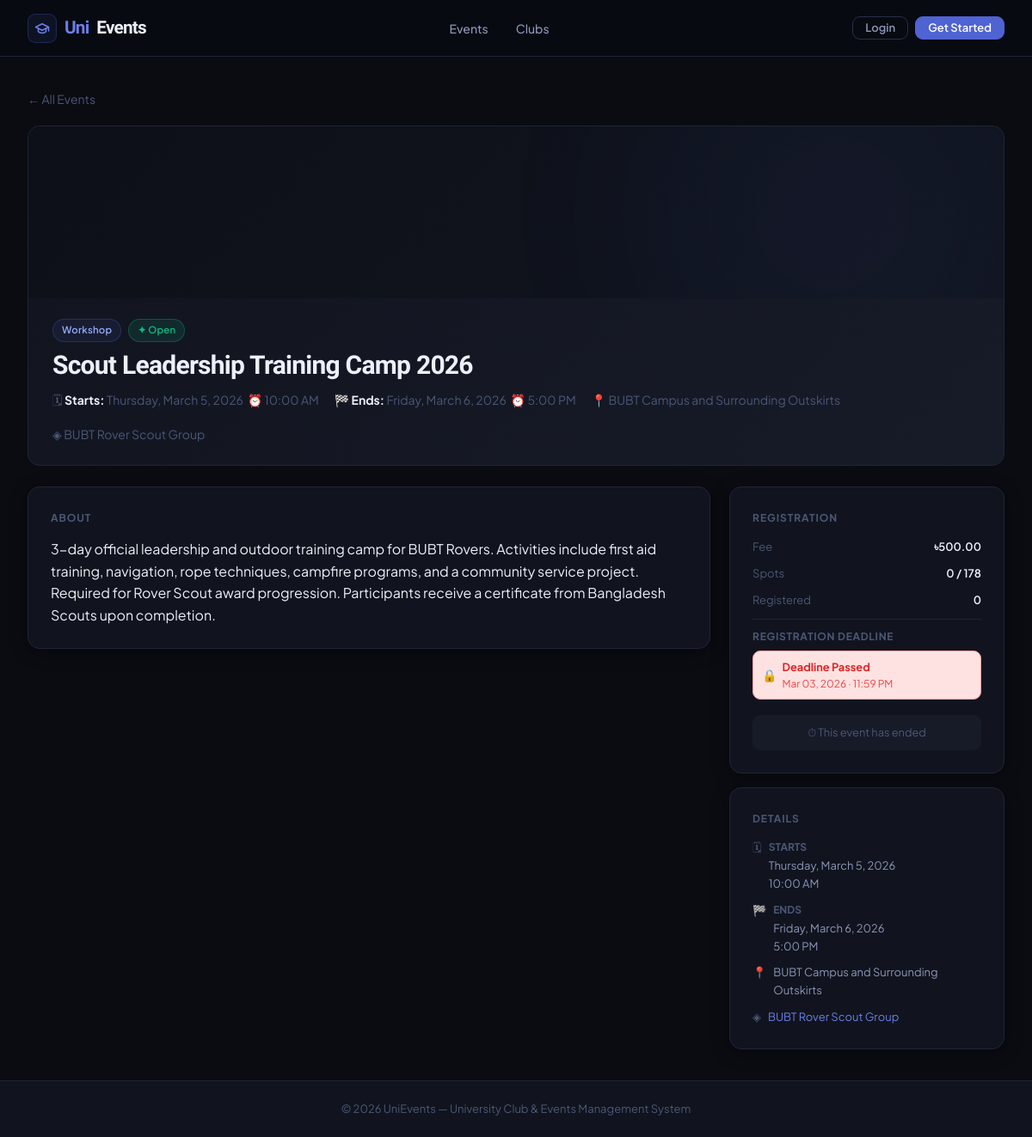
Screenshot of /events/scout-leadership-training-camp-2026/ with the database file from the repository.
### events/models.py (models this page shows, shortened)
class Event(models.Model):
    STATUS_CHOICES = (
        ('draft', 'Draft'),
        ('published', 'Published'),
        ('cancelled', 'Cancelled'),
        ('completed', 'Completed'),
    )
    EVENT_TYPE_CHOICES = (
        ('workshop', 'Workshop'),
        ('seminar', 'Seminar'),
        ('competition', 'Competition'),
        ('social', 'Social Event'),
        ('meeting', 'Meeting'),
        ('conference', 'Conference'),
        ('other', 'Other'),
    )
    title = models.CharField(max_length=200)
    slug = models.SlugField(unique=True)
    description = models.TextField()
    short_description = models.CharField(max_length=300)
    club = models.ForeignKey('clubs.Club', on_delete=models.CASCADE, related_name='events')
    category = models.ForeignKey(EventCategory, on_delete=models.SET_NULL, null=True, blank=True)
    event_type = models.CharField(max_length=20, choices=EVENT_TYPE_CHOICES, default='workshop')
    start_date = models.DateTimeField()
    end_date = models.DateTimeField()
    venue = models.CharField(max_length=200)
    location_map = models.URLField(blank=True, null=True)
    banner = models.ImageField(upload_to='event_banners/', blank=True, null=True)
    featured_image = models.ImageField(upload_to='event_images/', blank=True, null=True)
    max_participants = models.PositiveIntegerField(null=True, blank=True)
    is_free = models.BooleanField(default=True)
    fee = models.DecimalField(max_digits=10, decimal_places=2, default=0.00)
    registration_open = models.DateTimeField(default=timezone.now)
    registration_close = models.DateTimeField(null=True, blank=True)
    status = models.CharField(max_length=20, choices=STATUS_CHOICES, default='draft')
    is_featured = models.BooleanField(default=False)
    created_by = models.ForeignKey(settings.AUTH_USER_MODEL, on_delete=models.CASCADE, related_name='created_events')
    created_at = models.DateTimeField(auto_now_add=True)
    updated_at = models.DateTimeField(auto_now=True)
    class Meta:
        ordering = ['-start_date']
    @property
    def registration_count(self):
        return self.registrations.filter(status='registered').count()

### clubs/models.py (models this page shows, shortened)
class Club(models.Model):
    STATUS_CHOICES = (
        ('active', 'Active'),
        ('inactive', 'Inactive'),
        ('pending', 'Pending Approval'),
    )
    name = models.CharField(max_length=200)
    slug = models.SlugField(unique=True)
    description = models.TextField()
    short_description = models.CharField(max_length=300, blank=True, null=True)
    category = models.ForeignKey(ClubCategory, on_delete=models.SET_NULL, null=True, blank=True)
    logo = models.ImageField(upload_to='club_logos/', blank=True, null=True)
    banner = models.ImageField(upload_to='club_banners/', blank=True, null=True)
    president = models.ForeignKey(settings.AUTH_USER_MODEL, on_delete=models.CASCADE, related_name='president_of')
    vice_president = models.ForeignKey(settings.AUTH_USER_MODEL, on_delete=models.SET_NULL, null=True, blank=True, related_name='vice_president_of')
    faculty_advisor = models.ForeignKey(settings.AUTH_USER_MODEL, on_delete=models.SET_NULL, null=True, blank=True, related_name='faculty_advisor_of')
    email = models.EmailField(blank=True, null=True)
    website = models.URLField(blank=True, null=True)
    social_facebook = models.URLField(blank=True, null=True)
    social_instagram = models.URLField(blank=True, null=True)
    social_linkedin = models.URLField(blank=True, null=True)
    status = models.CharField(max_length=20, choices=STATUS_CHOICES, default='pending')
    established_date = models.DateField(default=timezone.now)
    created_at = models.DateTimeField(auto_now_add=True)
    updated_at = models.DateTimeField(auto_now=True)
    class Meta:
        ordering = ['name']

### events/views.py (the view, shortened to what this page needs)
# urls.py: path('<slug:slug>/', views.event_detail, name='event_detail'),
def event_detail(request, slug):
    event = get_object_or_404(Event, slug=slug, status='published')
    is_registered = False
    registration = None
    similar_events = Event.objects.filter(
        category=event.category,
        status='published',
        start_date__gte=timezone.now()
    ).exclude(id=event.id)[:4]
    registration_count = event.registration_count
    context = {
        'event': event,
        'is_registered': is_registered,
        'registration': registration,
        'similar_events': similar_events,
        'registration_count': registration_count,
        'is_full': event.max_participants and registration_count >= event.max_participants,
        'now': timezone.now(),
    }
    return render(request, 'events/event_detail.html', context)

### templates/events/event_detail.html (shortened to what this page needs)
{% extends 'base.html' %}
{% block content %}
<a href="{% url 'event_list' %}" style="display:inline-flex;align-items:center;gap:6px;font-size:0.875rem;color:var(--txt3);margin-bottom:20px;text-decoration:none;" onmouseover="this.style.color='var(--a2)'" onmouseout="this.style.color='var(--txt3)'">← All Events</a>
<div class="event-hero fade-up">
  {% if event.banner %}
  <img src="{{ event.banner.url }}" class="event-hero-banner" alt="">
  {% else %}
  <div class="event-hero-banner-placeholder"><div class="event-hero-glow"></div></div>
  {% endif %}
  <div class="event-hero-body">
    <div style="display:flex;align-items:center;gap:8px;margin-bottom:10px;flex-wrap:wrap;">
      {% if event.event_type %}<span class="badge badge-accent">{{ event.get_event_type_display }}</span>{% endif %}
      {% if event.status == 'published' %}<span class="badge badge-green">✦ Open</span>{% elif event.status == 'cancelled' %}<span class="badge badge-red">Cancelled</span>{% endif %}
    </div>
    <h1 style="font-size:1.875rem;margin-bottom:12px;">{{ event.title }}</h1>
    <div style="display:flex;flex-wrap:wrap;gap:18px;">
      <span style="font-size:0.875rem;color:var(--txt3);">
        🗓 <strong style="color:var(--txt);">Starts:</strong> {{ event.start_date|date:"l, F j, Y" }} &nbsp;⏰ {{ event.start_date|date:"g:i A" }}
      </span>
      {% if event.end_date %}
      <span style="font-size:0.875rem;color:var(--txt3);">
        🏁 <strong style="color:var(--txt);">Ends:</strong> {{ event.end_date|date:"l, F j, Y" }} &nbsp;⏰ {{ event.end_date|date:"g:i A" }}
      </span>
      {% endif %}
      {% if event.venue %}<span style="font-size:0.875rem;color:var(--txt3);">📍 {{ event.venue }}</span>{% endif %}
      <span style="font-size:0.875rem;color:var(--txt3);">◈ {{ event.club.name }}</span>
    </div>
  </div>
</div>
<div style="display:grid;grid-template-columns:1fr 320px;gap:22px;align-items:start;">
  <div>
    {% if event.description %}
    <div class="card fade-up-2" style="margin-bottom:20px;">
      <div style="font-size:0.75rem;font-weight:700;text-transform:uppercase;letter-spacing:0.08em;color:var(--txt3);margin-bottom:14px;">About</div>
      <p style="color:var(--txt2);line-height:1.75;font-size:0.9375rem;">{{ event.description|linebreaks }}</p>
    </div>
    {% endif %}
  </div>
  <div class="fade-up-2">
    <div class="card" style="margin-bottom:16px;">
      <div style="font-size:0.75rem;font-weight:700;text-transform:uppercase;letter-spacing:0.08em;color:var(--txt3);margin-bottom:14px;">Registration</div>
      <div style="display:flex;flex-direction:column;gap:10px;margin-bottom:18px;">
        <div style="display:flex;justify-content:space-between;font-size:0.8125rem;">
          <span style="color:var(--txt3);">Fee</span>
          <span style="color:var(--txt);font-weight:600;">{% if event.is_free %}Free{% else %}৳{{ event.fee }}{% endif %}</span>
        </div>
        {% if event.max_participants %}
        <div style="display:flex;justify-content:space-between;font-size:0.8125rem;">
          <span style="color:var(--txt3);">Spots</span>
          <span style="color:var(--txt);font-weight:600;">{{ event.registration_count }} / {{ event.max_participants }}</span>
        </div>
        {% endif %}
        <div style="display:flex;justify-content:space-between;font-size:0.8125rem;">
          <span style="color:var(--txt3);">Registered</span>
          <span style="color:var(--txt);font-weight:600;">{{ event.registration_count }}</span>
        </div>
        {% if event.registration_close %}
        <div style="border-top:1px solid var(--border);padding-top:10px;margin-top:2px;">
          <div style="font-size:0.75rem;font-weight:700;text-transform:uppercase;letter-spacing:0.06em;color:var(--txt3);margin-bottom:6px;">Registration Deadline</div>
          {% if event.registration_close < now %}
          <div style="display:flex;align-items:center;gap:6px;background:#fee2e2;border:1px solid #fca5a5;border-radius:var(--r-sm);padding:8px 10px;">
            <span style="font-size:0.875rem;">🔒</span>
            <div>
              <div style="font-size:0.8rem;font-weight:700;color:#dc2626;">Deadline Passed</div>
              <div style="font-size:0.75rem;color:#ef4444;">{{ event.registration_close|date:"M d, Y · g:i A" }}</div>
            </div>
          </div>
          {% endif %}
        </div>
        {% endif %}
      </div>
      {% if user.is_authenticated %}
        {% if user.user_type == 'student' %}
          {% if is_registered %}
            <div style="text-align:center;padding:12px;background:var(--green-bg);border-radius:var(--r-sm);color:var(--green);font-size:0.875rem;font-weight:600;">✓ You're registered!</div>
          {% elif event.end_date and event.end_date < now %}
            <div style="text-align:center;padding:10px;background:var(--surface2);border-radius:var(--r-sm);color:var(--txt3);font-size:0.8rem;">⏱ This event has ended</div>
          {% elif event.registration_close and event.registration_close < now %}
            <div style="text-align:center;padding:10px;background:#fee2e2;border-radius:var(--r-sm);color:#dc2626;font-size:0.8rem;font-weight:600;">🔒 Registration Deadline Passed</div>
          {% elif not event.end_date and event.start_date < now %}
            <div style="text-align:center;padding:10px;background:var(--surface2);border-radius:var(--r-sm);color:var(--txt3);font-size:0.8rem;">⏱ This event has already started</div>
          {% else %}
            <button onclick="showRegModal()" class="btn btn-primary" style="width:100%;justify-content:center;padding:11px;">Register Now →</button>
          {% endif %}
        {% else %}
          <div style="text-align:center;padding:10px;background:var(--surface2);border-radius:var(--r-sm);color:var(--txt3);font-size:0.8rem;">Admins & Presidents cannot register</div>
        {% endif %}
      {% else %}
        {% if event.end_date and event.end_date < now %}
          <div style="text-align:center;padding:10px;background:var(--surface2);border-radius:var(--r-sm);color:var(--txt3);font-size:0.8rem;">⏱ This event has ended</div>
        {% elif event.registration_close and event.registration_close < now %}
          <div style="text-align:center;padding:10px;background:#fee2e2;border-radius:var(--r-sm);color:#dc2626;font-size:0.8rem;font-weight:600;">🔒 Registration Deadline Passed</div>
        {% else %}
          <a href="{% url 'login' %}" class="btn btn-primary" style="width:100%;justify-content:center;padding:11px;">Login to Register →</a>
        {% endif %}
      {% endif %}
    </div>
    <div class="card">
      <div style="font-size:0.75rem;font-weight:700;text-transform:uppercase;letter-spacing:0.08em;color:var(--txt3);margin-bottom:14px;">Details</div>
      <div style="display:flex;flex-direction:column;gap:10px;">
        <div style="font-size:0.8125rem;display:flex;gap:8px;align-items:flex-start;">
          <span style="color:var(--txt3);flex-shrink:0;">🗓</span>
          <div>
            <div style="color:var(--txt3);font-size:0.75rem;font-weight:700;text-transform:uppercase;margin-bottom:2px;">Starts</div>
            <span style="color:var(--txt2);">{{ event.start_date|date:"l, F j, Y" }}<br>{{ event.start_date|date:"g:i A" }}</span>
          </div>
        </div>
        {% if event.end_date %}
        <div style="font-size:0.8125rem;display:flex;gap:8px;align-items:flex-start;">
          <span style="color:var(--txt3);flex-shrink:0;">🏁</span>
          <div>
            <div style="color:var(--txt3);font-size:0.75rem;font-weight:700;text-transform:uppercase;margin-bottom:2px;">Ends</div>
            <span style="color:var(--txt2);">{{ event.end_date|date:"l, F j, Y" }}<br>{{ event.end_date|date:"g:i A" }}</span>
          </div>
        </div>
        {% endif %}
        {% if event.venue %}
        <div style="font-size:0.8125rem;display:flex;gap:8px;align-items:flex-start;">
          <span style="color:var(--txt3);flex-shrink:0;">📍</span>
          <span style="color:var(--txt2);">{{ event.venue }}</span>
        </div>
        {% endif %}
        <div style="font-size:0.8125rem;display:flex;gap:8px;align-items:flex-start;">
          <span style="color:var(--txt3);flex-shrink:0;">◈</span>
          <a href="{% url 'club_detail' event.club.slug %}" style="color:var(--a2);">{{ event.club.name }}</a>
        </div>
      </div>
    </div>
  </div>
</div>
{% endblock %}

### templates/base.html (style rules this page uses)
*,*::before,*::after { box-sizing:border-box;margin:0;padding:0 }
:root { --bg: #0A0C12; --bg2: #0D1017; --surface: #11141E; --surface2: #171B28; --surface3: #1E2336; --border: #1F2538; --border2: #28304A; --txt: #EDF0FA; --txt2: #8B96B8; --txt3: #4C5778; --a: #4F63D2; --a2: #6B7FE8; --a3: #97A6F5; --a-glow: rgba(79,99,210,0.22); --a-bg: rgba(79,99,210,0.10); --a-border:rgba(79,99,210,0.28); --green: #10B981; --green-bg: rgba(16,185,129,0.12); --green-b:rgba(16,185,129,0.3); --yellow: #F59E0B; --yellow-bg: rgba(245,158,11,0.12); --yellow-b:rgba(245,158,11,0.3); --red: #EF4444; --red-bg: rgba(239,68,68,0.12); --red-b: rgba(239,68,68,0.3); --blue: #3B82F6; --blue-bg: rgba(59,130,246,0.12); --blue-b: rgba(59,130,246,0.3); --purple: #A855F7; --purple-bg: rgba(168,85,247,0.12); --r: 14px; --r-sm: 9px; --r-xs: 6px; --sh: 0 4px 20px rgba(0,0,0,0.4); --sh-lg:0 8px 40px rgba(0,0,0,0.55); --glow: 0 0 24px rgba(99,102,241,0.22); --t: 0.18s ease; --sidebar-w: 256px; }
html { font-size:16px;scroll-behavior:smooth }
body { font-family:'Plus Jakarta Sans',sans-serif; background:var(--bg); color:var(--txt); line-height:1.6; min-height:100vh; }
h1,h2,h3,h4,h5,h6 { font-family:'Bricolage Grotesque',sans-serif; font-weight:700; line-height:1.15; letter-spacing:-0.025em; color:var(--txt); }
a { color:inherit;text-decoration:none }
.card { background:var(--surface); border:1px solid var(--border); border-radius:var(--r); padding:26px; box-shadow:var(--sh); }
.badge { display:inline-flex;align-items:center;gap:4px; padding:3px 10px;border-radius:20px; font-size:0.71rem;font-weight:600; letter-spacing:0.02em; border:1px solid transparent; }
.badge-green { background:var(--green-bg); color:var(--green); border-color:var(--green-b) }
.badge-accent { background:var(--a-bg); color:var(--a3); border-color:var(--a-border) }
.fade-up { animation:fadeUp 0.38s ease both }
.fade-up-2 { animation:fadeUp 0.38s 0.07s ease both }

### templates/events/event_detail.html (style rules this page uses)
.event-hero { background:linear-gradient(135deg, var(--surface) 0%, var(--surface2) 100%); border:1px solid var(--border); border-radius:var(--r); margin-bottom:24px; overflow:hidden; position:relative; }
.event-hero-banner-placeholder { height:200px; background:linear-gradient(135deg, var(--bg2) 0%, #111520 100%); position:relative; overflow:hidden; }
.event-hero-glow { position:absolute; width:400px; height:400px; border-radius:50%; background:var(--a); filter:blur(120px); opacity:0.07; top:-100px; right:0; }
.event-hero-body { padding:24px 28px; }

### rows the page displays
Event: event_type "Workshop", title "Scout Leadership Training Camp 2026", start_date "Thursday, March 5, 2026", start_date "10:00 AM", end_date "Friday, March 6, 2026", end_date "5:00 PM", venue "BUBT Campus and Surrounding Outskirts", club.name "BUBT Rover Scout Group", description "3-day official leadership and outdoor training camp for BUBT Rovers. Activities include first aid training, navigation, rope techniques, campfire programs, and a community service project. Required for Rover Scout award progression. Participants receive a certificate from Bangladesh Scouts upon completion.", fee "500.00", registration_count "0", max_participants "178", registration_close "Mar 03, 2026 · 11:59 PM"
